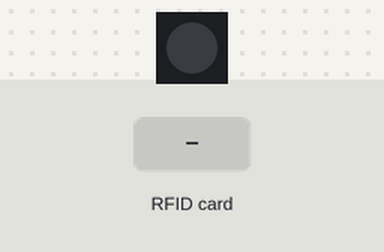
The sketch below on a simulated Arduino Uno, built with avr-gcc and run on an emulated ATmega328P. On the bench: 1 RGB LEDs in strip order, left to right. The test bench sets the inputs (shaded band). Dim RGB values are drawn brighter than linear.

Above: at 1.2 s.
1.3 s: RFID card 5E 7A 19 C4 held to the reader
At 1.7 s:
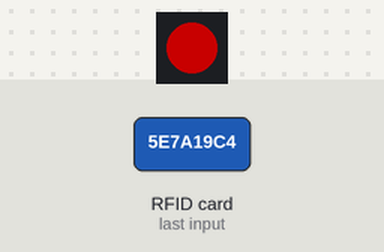
At 2.6 s:
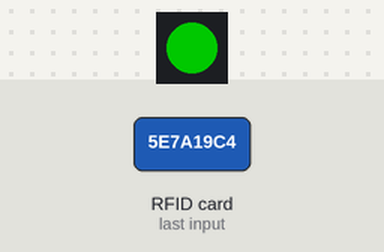
Timing chart, 0 to 4.4 s (numbered marks = the images above; inputs shaded):
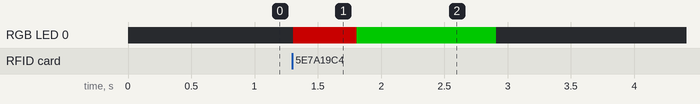

Measured:
- after the input at 1.3 s, RGB LED 0: off → RGB(100, 0, 0) at once, → RGB(0, 100, 0) 0.50 s later, → off 1.1 s later

The sketch:

NFC_Read_All_Sector_I2C.ino
```cpp
#include <Wire.h>
#include <Adafruit_PN532.h>
#include <Adafruit_NeoPixel.h>

#define SDA_PIN 8
#define SCL_PIN 9

Adafruit_PN532 nfc(SDA_PIN, SCL_PIN);
Adafruit_NeoPixel led_rgb(1, 48, NEO_GRBW + NEO_KHZ800);

uint8_t keya[6] = { 0xFF, 0xFF, 0xFF, 0xFF, 0xFF, 0xFF };

String asciiDump = "";
bool completed = false;

String blockToAscii(uint8_t *data) {
  String s = "";
  for (int i = 0; i < 16; i++) {
    if (data[i] >= 32 && data[i] <= 126)
      s += (char)data[i];
  }
  return s;
}

void readAllSectors(uint8_t *uid, uint8_t uidLength) {
  asciiDump = "";
  for (uint8_t sector = 0; sector < 16; sector++) {
    uint8_t blockStart = sector * 4;
    if (nfc.mifareclassic_AuthenticateBlock(uid, uidLength, blockStart, 0, keya)) {
      for (uint8_t block = 0; block < 3; block++) {
        uint8_t data[16];
        if (nfc.mifareclassic_ReadDataBlock(blockStart + block, data)) {
          // Serial.print("Block ");
          // Serial.print(blockStart + block);
          // Serial.print(": ");
          for (uint8_t i = 0; i < 16; i++) {
            // Serial.print(data[i], HEX);
            // Serial.print(" ");
          }
          // Serial.println();
          asciiDump += blockToAscii(data);
        }
      }
      completed = 1;
    } else {
      // Serial.print("Failed sector ");
      // Serial.println(sector);
      completed = 0;
      return;
    }
  }
}

void setup() {
  Serial.begin(115200);
  nfc.begin();
  uint32_t version = nfc.getFirmwareVersion();
  if (!version) {
    // Serial.println("Didn't find PN532 board");
    while (1)
      ;
  }
  nfc.SAMConfig();
  // Serial.println("PN532 initialized!");

  led_rgb.begin();
  led_rgb.setBrightness(100);
}

void loop() {
  // Serial.println("Waiting for NFC tag...");
  led_rgb.clear();
  led_rgb.show();
  uint8_t success;
  uint8_t uid[7];
  uint8_t uidLength;

  success = nfc.readPassiveTargetID(PN532_MIFARE_ISO14443A, uid, &uidLength);
  if (success) {
    led_rgb.setPixelColor(0, uint32_t(led_rgb.Color(255, 0, 0)));
    led_rgb.show();
    delay(500);
    // Serial.print("Found NFC tag with UID: ");
    // for (uint8_t i = 0; i < uidLength; i++) {
    //   Serial.print(uid[i], HEX);
    //   Serial.print(" ");
    // }
    // Serial.println();
    readAllSectors(uid, uidLength);
    if (completed) {
      led_rgb.setPixelColor(0, uint32_t(led_rgb.Color(0, 255, 0)));
      led_rgb.show();
      Serial.println(asciiDump);
      delay(1000);
    }
  }
  delay(100);
}
```
